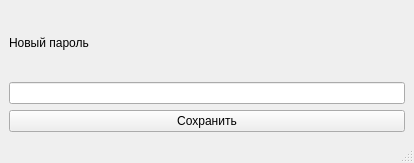
<?xml version="1.0" encoding="UTF-8"?>
<ui version="4.0">
 <class>ChangePasswordView</class>
 <widget class="QMainWindow" name="ChangePasswordView">
  <property name="geometry">
   <rect>
    <x>0</x>
    <y>0</y>
    <width>414</width>
    <height>163</height>
   </rect>
  </property>
  <property name="windowTitle">
   <string>MainWindow</string>
  </property>
  <widget class="QWidget" name="centralwidget">
   <layout class="QVBoxLayout" name="verticalLayout">
    <item>
     <widget class="QLabel" name="label">
      <property name="text">
       <string>Новый пароль</string>
      </property>
     </widget>
    </item>
    <item>
     <widget class="QLineEdit" name="passwordEdit">
      <property name="echoMode">
       <enum>QLineEdit::Password</enum>
      </property>
     </widget>
    </item>
    <item>
     <widget class="QPushButton" name="save">
      <property name="text">
       <string>Сохранить</string>
      </property>
     </widget>
    </item>
   </layout>
  </widget>
  <widget class="QMenuBar" name="menubar">
   <property name="geometry">
    <rect>
     <x>0</x>
     <y>0</y>
     <width>414</width>
     <height>25</height>
    </rect>
   </property>
  </widget>
  <widget class="QStatusBar" name="statusbar"/>
 </widget>
 <resources/>
 <connections/>
</ui>
